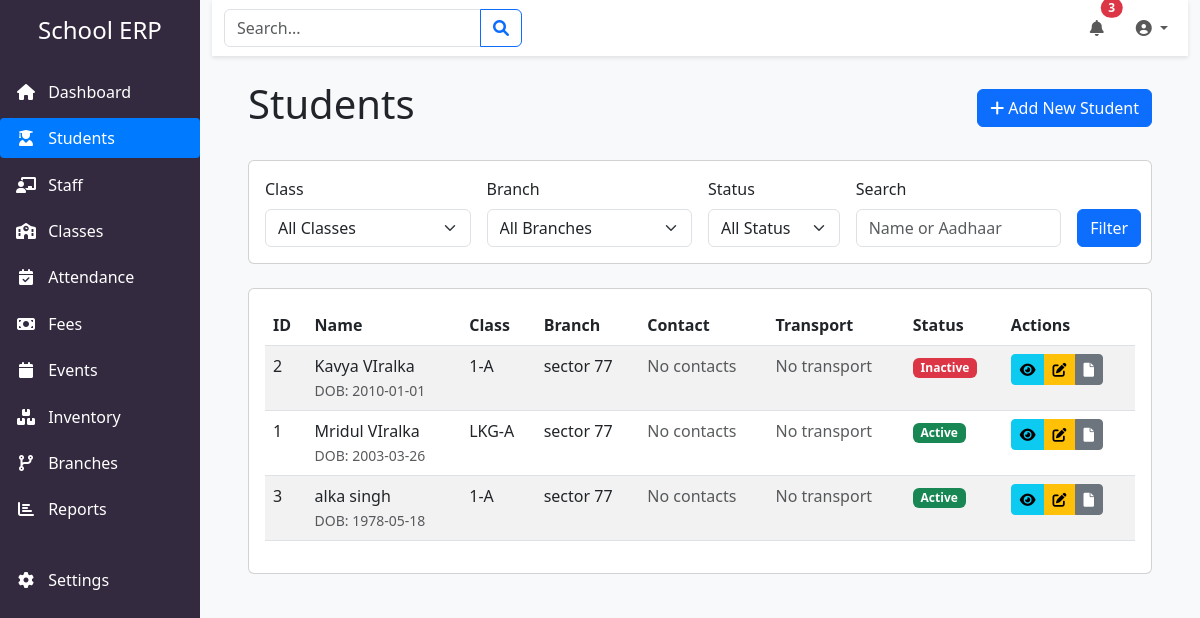
The page /students/ on the database its author committed.
### app/models/models.py (models this page shows, shortened)
class TimestampMixin:
    created_at = db.Column(db.DateTime, default=datetime.utcnow)
    updated_at = db.Column(db.DateTime, default=datetime.utcnow, onupdate=datetime.utcnow)

class Student(db.Model, TimestampMixin):
    __tablename__ = 'student'
    id = db.Column(db.Integer, primary_key=True)
    first_name = db.Column(db.String(50), nullable=False)
    middle_name = db.Column(db.String(50))
    last_name = db.Column(db.String(50), nullable=False)
    date_of_birth = db.Column(db.Date, nullable=False)
    blood_group = db.Column(db.String(5))
    aadhaar_number = db.Column(db.String(12), unique=True)
    class_id = db.Column(db.Integer, db.ForeignKey('class.id'), nullable=False)
    branch_id = db.Column(db.Integer, db.ForeignKey('branch.id'), nullable=False)
    transport_route_id = db.Column(db.Integer, db.ForeignKey('transport_route.id'))
    joining_date = db.Column(db.Date, nullable=False)
    is_active = db.Column(db.Boolean, default=True)
    parents = db.relationship('Parent', secondary='student_parent', back_populates='students')
    documents = db.relationship(
       'Document',
        primaryjoin="and_(Student.id == foreign(Document.entity_id), "
                    "Document.entity_type == 'STUDENT')",
        backref=db.backref('student', uselist=False),
        viewonly=True
    )
    attendance = db.relationship(
        'Attendance',
        primaryjoin="and_(Student.id == foreign(Attendance.entity_id), "
                    "Attendance.entity_type == 'STUDENT')",
        backref=db.backref('student', uselist=False),
        viewonly=True
    )
    fees = db.relationship(
        'FeeTransaction',
        primaryjoin="and_(Student.id == foreign(FeeTransaction.entity_id), "
                    "FeeTransaction.entity_type == 'STUDENT')",
        backref=db.backref('student', uselist=False),
        viewonly=True
    )
    academic_records = db.relationship('AcademicRecord', backref='student', lazy=True)
    @property
    def full_name(self):
        if self.middle_name:
            return f"{self.first_name} {self.middle_name} {self.last_name}"
        return f"{self.first_name} {self.last_name}"
    password_hash = db.Column(db.String(255))
    last_login = db.Column(db.DateTime)

class Class(db.Model):
    __tablename__ = 'class'
    id = db.Column(db.Integer, primary_key=True)
    name = db.Column(db.String(50), nullable=False)
    section = db.Column(db.String(10), nullable=False)
    academic_year = db.Column(db.Integer, nullable=False)
    primary_teacher_id = db.Column(db.Integer, db.ForeignKey('staff.id'))
    capacity = db.Column(db.Integer, default=30)
    is_active = db.Column(db.Boolean, default=True)
    students = db.relationship('Student', backref='class_group', lazy=True)
    primary_teacher = db.relationship('Staff', backref='primary_class', foreign_keys=[primary_teacher_id])
    subjects = db.relationship('Subject', backref='class_group', lazy=True)
    __table_args__ = (
        db.UniqueConstraint('name', 'section', 'academic_year', name='unique_class_section'),
    )

class Branch(db.Model, TimestampMixin):
    __tablename__ = 'branch'
    id = db.Column(db.Integer, primary_key=True)
    name = db.Column(db.String(100), nullable=False)
    address = db.Column(db.String(255), nullable=False)
    contact_number = db.Column(db.String(20), nullable=False)
    email = db.Column(db.String(100))
    is_active = db.Column(db.Boolean, default=True)
    students = db.relationship('Student', backref='branch', lazy=True)
    staff = db.relationship('Staff', backref='branch', lazy=True)
    inventory = db.relationship('Inventory', backref='branch', lazy=True)
    admins = db.relationship('Admin', backref='branch', lazy=True)

### app/routes/student.py (the view, shortened to what this page needs)
@bp.route('/')
def list_students():
    class_id = request.args.get('class_id', type=int)
    branch_id = request.args.get('branch_id', type=int)
    status = request.args.get('status')
    search = request.args.get('search', '')
    query = Student.query
    if class_id:
        query = query.filter_by(class_id=class_id)
    if branch_id:
        query = query.filter_by(branch_id=branch_id)
    if status:
        query = query.filter_by(is_active=(status == 'active'))
    students = query.order_by(Student.first_name).all()
    classes = Class.query.all()
    branches = Branch.query.all()
    return render_template('students/list.html',
                         students=students,
                         classes=classes,
                         branches=branches,
                         selected_class=class_id,
                         selected_branch=branch_id,
                         selected_status=status,
                         search=search)

### app/templates/students/list.html (shortened to what this page needs)
{% extends "base.html" %}
{% block content %}
<div class="container-fluid">
    <div class="d-flex justify-content-between align-items-center mb-4">
        <h1>Students</h1>
        <a href="{{ url_for('student.add_student') }}" class="btn btn-primary">
            <i class="fas fa-plus"></i> Add New Student
        </a>
    </div>
    <div class="card mb-4">
        <div class="card-body">
            <form method="GET" class="row g-3">
                <div class="col-md-3">
                    <label for="class_id" class="form-label">Class</label>
                    <select class="form-select" id="class_id" name="class_id">
                        <option value="">All Classes</option>
                    </select>
                </div>
                <div class="col-md-3">
                    <label for="branch_id" class="form-label">Branch</label>
                    <select class="form-select" id="branch_id" name="branch_id">
                        <option value="">All Branches</option>
                    </select>
                </div>
                <div class="col-md-2">
                    <label for="status" class="form-label">Status</label>
                    <select class="form-select" id="status" name="status">
                        <option value="">All Status</option>
                    </select>
                </div>
                <div class="col-md-3">
                    <label for="search" class="form-label">Search</label>
                    <input type="text" class="form-control" id="search" name="search"
                           placeholder="Name or Aadhaar" value="{{ search }}">
                </div>
                <div class="col-md-1 d-flex align-items-end">
                    <button type="submit" class="btn btn-primary">Filter</button>
                </div>
            </form>
        </div>
    </div>
    <div class="card">
        <div class="card-body">
            <div class="table-responsive">
                <table class="table table-striped table-hover">
                    <thead>
                        <tr>
                            <th>ID</th>
                            <th>Name</th>
                            <th>Class</th>
                            <th>Branch</th>
                            <th>Contact</th>
                            <th>Transport</th>
                            <th>Status</th>
                            <th>Actions</th>
                        </tr>
                    </thead>
                    <tbody>
                        {% for student in students %}
                        <tr>
                            <td>{{ student.id }}</td>
                            <td>
                                <div>{{ student.full_name }}</div>
                                <small class="text-muted">DOB: {{ student.date_of_birth.strftime('%Y-%m-%d') }}</small>
                            </td>
                            <td>{{ student.class_group.name }}-{{ student.class_group.section }}</td>
                            <td>{{ student.branch.name }}</td>
                            <td>
                                {% if student.parents %}
                                    {% for parent in student.parents %}
                                    <div>
                                        <small>{{ parent.relationship }}: {{ parent.phone_primary }}</small>
                                    </div>
                                    {% endfor %}
                                {% else %}
                                    <span class="text-muted">No contacts</span>
                                {% endif %}
                            </td>
                            <td>
                                {% if student.transport_route %}
                                    {{ student.transport_route.route_name }}
                                {% else %}
                                    <span class="text-muted">No transport</span>
                                {% endif %}
                            </td>
                            <td>
                                <span class="badge {% if student.is_active %}bg-success{% else %}bg-danger{% endif %}">
                                    {{ 'Active' if student.is_active else 'Inactive' }}
                                </span>
                            </td>
                            <td>
                                <div class="btn-group btn-group-sm">
                                    <a href="{{ url_for('student.view_student', student_id=student.id) }}"
                                       class="btn btn-info" title="View">
                                        <i class="fas fa-eye"></i>
                                    </a>
                                    <a href="{{ url_for('student.edit_student', student_id=student.id) }}"
                                       class="btn btn-warning" title="Edit">
                                        <i class="fas fa-edit"></i>
                                    </a>
                                    <a href="{{ url_for('student.student_documents', student_id=student.id) }}"
                                       class="btn btn-secondary" title="Documents">
                                        <i class="fas fa-file"></i>
                                    </a>
                                </div>
                            </td>
                        </tr>
                        {% else %}
                        <tr>
                            <td colspan="8" class="text-center">No students found</td>
                        </tr>
                        {% endfor %}
                    </tbody>
                </table>
            </div>
        </div>
    </div>
</div>
{% endblock %}

### app/templates/base.html (style rules this page uses)
:root { --sidebar-bg: #342a40; --sidebar-hover: rgba(255,255,255,0.1); --active-link: #007bff; --content-bg: #f8f9fa; }

### rows shown on the page
Student: id "2", full_name "Kavya VIralka", date_of_birth "2010-01-01", class_group.name "1", class_group.section "A", branch.name "sector 77", is_active "Inactive"
Student: id "1", full_name "Mridul VIralka", date_of_birth "2003-03-26", class_group.name "LKG", class_group.section "A", branch.name "sector 77", is_active "Active"
Student: id "3", full_name "alka singh", date_of_birth "1978-05-18", class_group.name "1", class_group.section "A", branch.name "sector 77", is_active "Active"
